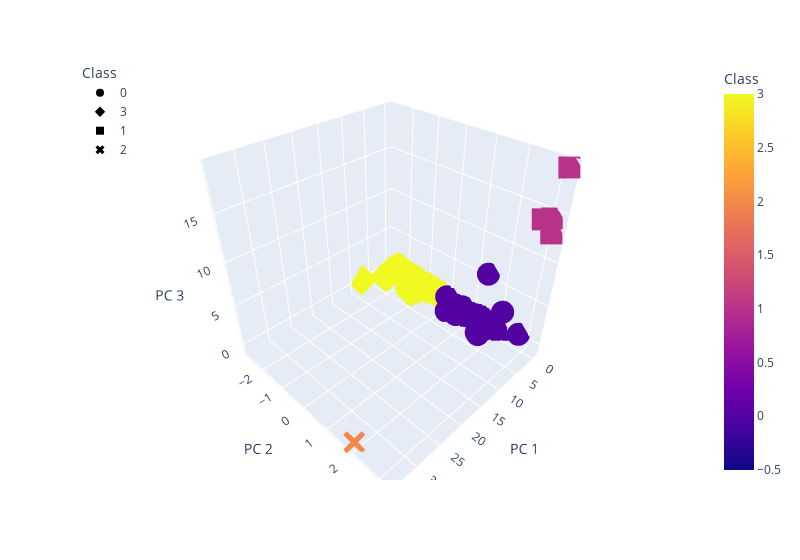

Write notebook code for a chart like this one.
### Code cell
#Deliverable 4
# Creating a 3D-Scatter with the PCA data and the clusters
fig = px.scatter_3d(
    clustered_df,
    x="PC 1",
    y="PC 2",
    z="PC 3",
    color="Class",
    symbol="Class",
    width=800,
)
fig.update_layout(legend=dict(x=0, y=1))
fig.show()

### Figure 1 — Plotly figure (JSON) as saved in the notebook; plotly's stock layout.template omitted (floating-point values rounded to 4 significant figures; data arrays with more than 128 entries replaced by an {"elided": "..."} marker saying what was removed)
{"data": [{"hovertemplate": "Class=%{marker.color}<br>PC 1=%{x}<br>PC 2=%{y}<br>PC 3=%{z}<extra></extra>", "legendgroup": "0", "marker": {"color": {"elided": "288 int values"}, "coloraxis": "coloraxis", "symbol": "circle"}, "mode": "markers", "name": "0", "scene": "scene", "showlegend": true, "type": "scatter3d", "x": {"elided": "288 float values"}, "y": {"elided": "288 float values"}, "z": {"elided": "288 float values"}}, {"hovertemplate": "Class=%{marker.color}<br>PC 1=%{x}<br>PC 2=%{y}<br>PC 3=%{z}<extra></extra>", "legendgroup": "3", "marker": {"color": {"elided": "239 int values"}, "coloraxis": "coloraxis", "symbol": "diamond"}, "mode": "markers", "name": "3", "scene": "scene", "showlegend": true, "type": "scatter3d", "x": {"elided": "239 float values"}, "y": {"elided": "239 float values"}, "z": {"elided": "239 float values"}}, {"hovertemplate": "Class=%{marker.color}<br>PC 1=%{x}<br>PC 2=%{y}<br>PC 3=%{z}<extra></extra>", "legendgroup": "1", "marker": {"color": [1, 1, 1, 1], "coloraxis": "coloraxis", "symbol": "square"}, "mode": "markers", "name": "1", "scene": "scene", "showlegend": true, "type": "scatter3d", "x": [-0.3722, -0.4187, -0.3486, -0.387], "y": [3.049, 3.219, 2.817, 3.122], "z": [14.42, 19.26, 14.02, 13.03]}, {"hovertemplate": "Class=%{marker.color}<br>PC 1=%{x}<br>PC 2=%{y}<br>PC 3=%{z}<extra></extra>", "legendgroup": "2", "marker": {"color": [2], "coloraxis": "coloraxis", "symbol": "x"}, "mode": "markers", "name": "2", "scene": "scene", "showlegend": true, "type": "scatter3d", "x": [34.08], "y": [1.902], "z": [-0.7602]}], "layout": {"coloraxis": {"colorbar": {"title": {"text": "Class"}}, "colorscale": [[0, "#0d0887"], [0.1111, "#46039f"], [0.2222, "#7201a8"], [0.3333, "#9c179e"], [0.4444, "#bd3786"], [0.5556, "#d8576b"], [0.6667, "#ed7953"], [0.7778, "#fb9f3a"], [0.8889, "#fdca26"], [1, "#f0f921"]]}, "legend": {"title": {"text": "Class"}, "tracegroupgap": 0, "x": 0, "y": 1}, "margin": {"t": 60}, "scene": {"domain": {"x": [0, 1], "y": [0, 1]}, "xaxis": {"title": {"text": "PC 1"}}, "yaxis": {"title": {"text": "PC 2"}}, "zaxis": {"title": {"text": "PC 3"}}}, "width": 800}}
